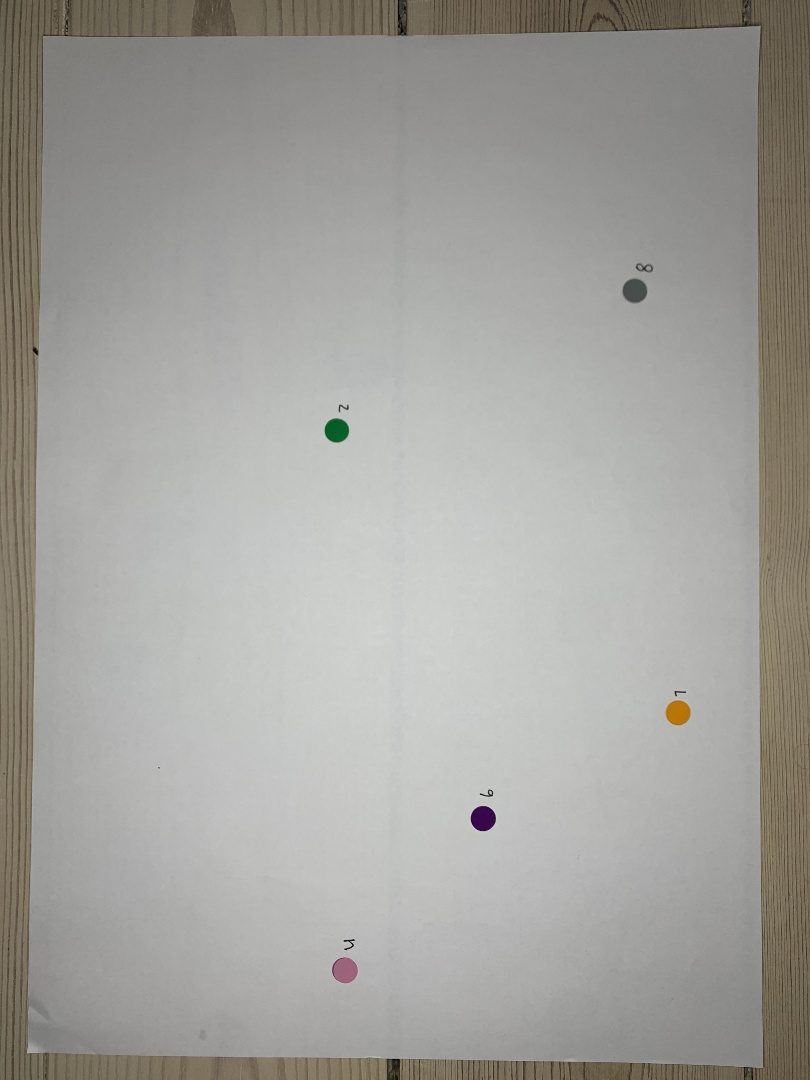
#> input picture experiment_analysis/dtu_round_1_images_scanned/scanned_image_no0.jpg, 810 x 1080 px
$ python -i scanner.py   (imports and definitions only)
#> lines starting #> are read from the running program, lines starting #| are printed output that depends on the picture; after the words box and inside, x2 and y2 are one past the last pixel; in counts of white or black regions, pixels touching at a corner belong together
# Imports
import cv2
import numpy as np
import os
import subprocess

def convert_heic_to_jpg(heic_path, jpg_path):
    subprocess.run(['sips', '-s', 'format', 'jpeg', heic_path, '--out', jpg_path])

class Scanner:
    def __init__(self):
        pass

    # [158 lines left out: functions warp, order_points, find_dest, order_points, four_point_transform, not called in this run]

def simple_scanner(image_path):
    image = cv2.imread(image_path)
#> image is the input picture: shape (1080, 810, 3); mean B, G, R 156.7, 161.3, 162.5
    orig = image.copy()
    ratio = image.shape[0] / 500.0
#> ratio = 2.16
    image = cv2.resize(image, (int(image.shape[1] / ratio), 500))
#> image: shape (500, 375, 3)
    gray = cv2.cvtColor(image, cv2.COLOR_BGR2GRAY)
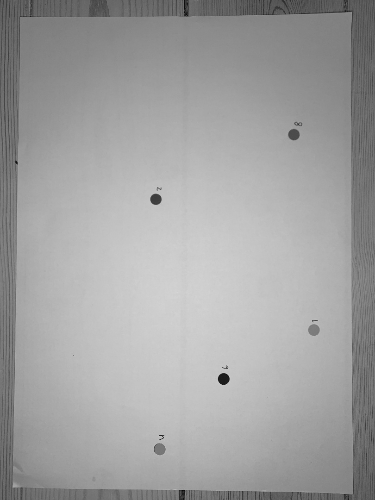
#> gray: shape (500, 375); min 9, max 214, mean 161.1
    gray = cv2.GaussianBlur(gray, (5, 5), 0)
    edged = cv2.Canny(gray, 75, 200)
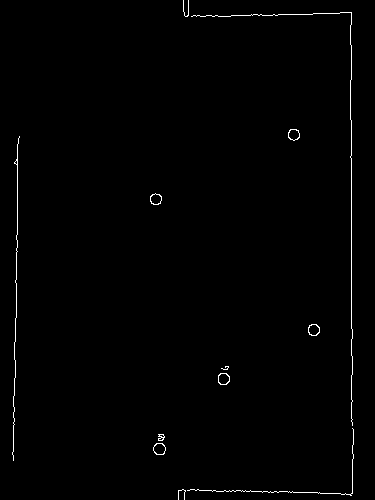
#> edged: shape (500, 375); 0.78% white in thin lines or dots
    cnts, _ = cv2.findContours(edged.copy(), cv2.RETR_LIST, cv2.CHAIN_APPROX_SIMPLE)
#> cnts = 20 contours, 9 with area under 20; largest, box (x1, y1, x2, y2) and area: (153, 443, 166, 455) 112, (218, 373, 230, 385) 108, (308, 324, 320, 336) 104, (153, 443, 166, 455) 102, (288, 129, 300, 141) 100
    cnts = sorted(cnts, key=cv2.contourArea, reverse=True)[:5]
#> cnts = 5 contours; box (x1, y1, x2, y2) and area: (153, 443, 166, 455) 112, (218, 373, 230, 385) 108, (308, 324, 320, 336) 104, (153, 443, 166, 455) 102, (288, 129, 300, 141) 100

    screenCnt = None
    for c in cnts:
        peri = cv2.arcLength(c, True)
        approx = cv2.approxPolyDP(c, 0.02 * peri, True)
        if len(approx) == 4:
            screenCnt = approx
            break
#> this loop made 5 passes
#> peri on passes 1 to 5: 39.56, 38.14, 38.14, 37.21, 38.14

    if screenCnt is None:
        return orig

    cv2.drawContours(image, [screenCnt], -1, (0, 255, 0), 2)
    warped = four_point_transform(orig, screenCnt.reshape(4, 2) * ratio)
    # warped = cv2.cvtColor(warped, cv2.COLOR_BGR2GRAY)
    # T = cv2.adaptiveThreshold(warped, 255, cv2.ADAPTIVE_THRESH_GAUSSIAN_C, cv2.THRESH_BINARY, 11, 2)
    return warped


# [24 lines not run here, left out]

>>> result = simple_scanner('../dtu_round_1_images_scanned/scanned_image_no0.jpg')

$ run again, on experiment_analysis/dtu_round_1_images_scanned/scanned_image_no1.jpg
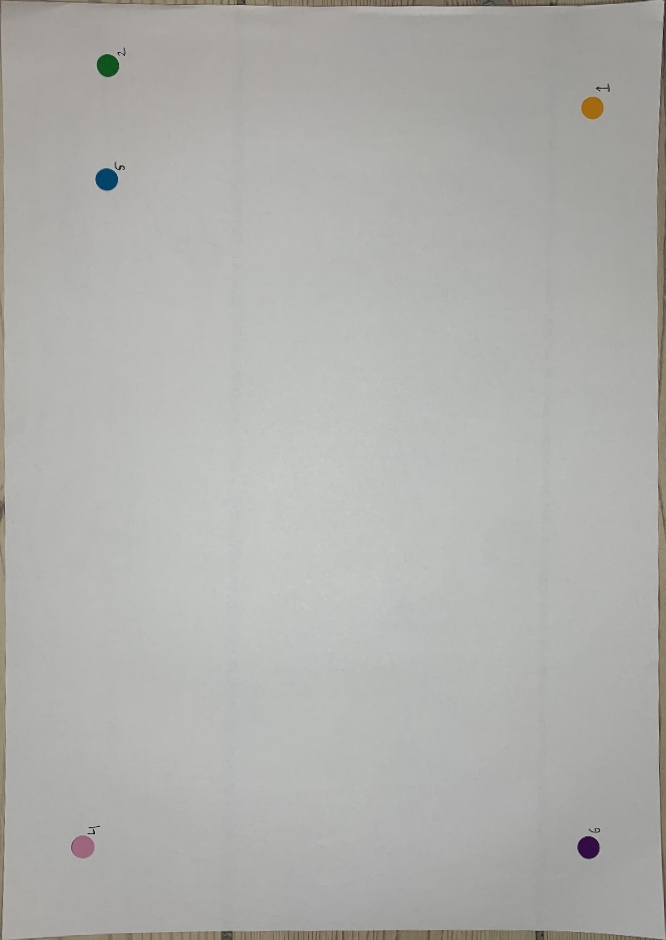
#> input picture experiment_analysis/dtu_round_1_images_scanned/scanned_image_no1.jpg, 666 x 940 px
#> in simple_scanner, image is the input picture: shape (940, 666, 3); mean B, G, R 172.4, 175.6, 175.6
#> image: shape (500, 354, 3)
#> in simple_scanner, `edged = cv2.Canny(gray, 75, 200)`:
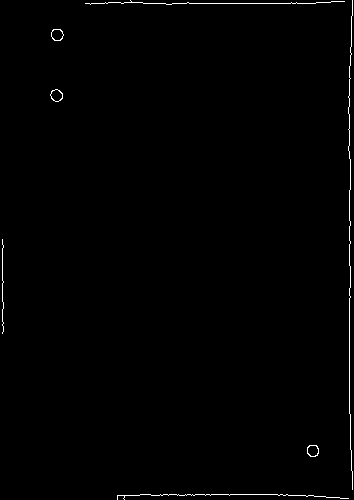
#> edged: shape (500, 354); 0.69% white in thin lines or dots
#> in simple_scanner, `cnts, _ = cv2.findContours(edged.copy(), cv2.RETR_LIST, cv2.CHAIN_APPR..`: cnts = 10 contours, 4 with area under 20; largest, box (x1, y1, x2, y2) and area: (51, 29, 64, 41) 110, (50, 89, 63, 102) 110, (307, 445, 319, 457) 108, (51, 29, 64, 41) 102, (50, 89, 63, 102) 100, (307, 445, 319, 457) 96
#> in simple_scanner, `cnts = sorted(cnts, key=cv2.contourArea, reverse=True)[:5]`: cnts = 5 contours; box (x1, y1, x2, y2) and area: (51, 29, 64, 41) 110, (50, 89, 63, 102) 110, (307, 445, 319, 457) 108, (51, 29, 64, 41) 102, (50, 89, 63, 102) 100
#> the loop in simple_scanner, `for c in cnts:` made 5 passes
#> peri on passes 1 to 5: 39.56, 39.8, 38.73, 37.21, 37.46

$ run again, on experiment_analysis/dtu_round_1_images_scanned/scanned_image_no11.jpg
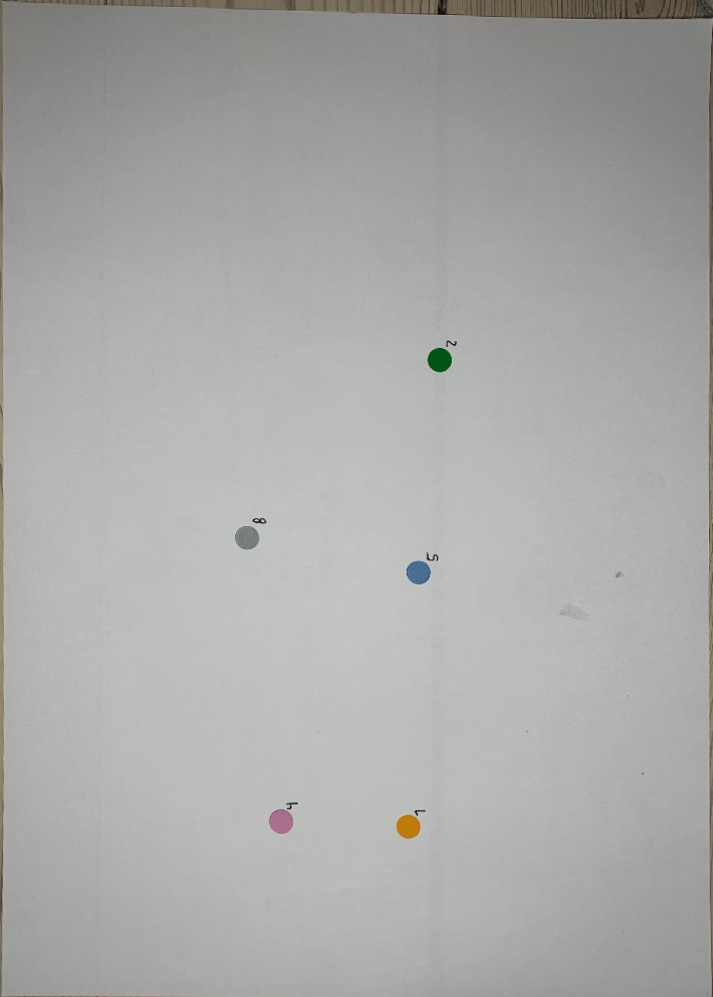
#> input picture experiment_analysis/dtu_round_1_images_scanned/scanned_image_no11.jpg, 713 x 997 px
#> in simple_scanner, image is the input picture: shape (997, 713, 3); mean B, G, R 167.8, 170.1, 169.7
#> image: shape (500, 357, 3)
#> in simple_scanner, `edged = cv2.Canny(gray, 75, 200)`:
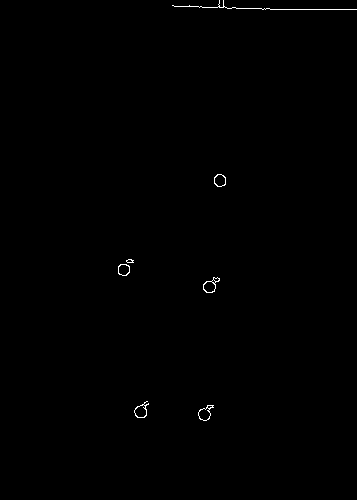
#> edged: shape (500, 357); 0.27% white in thin lines or dots, all inside (x1, y1, x2, y2) = (118, 0, 357, 421)
#> in simple_scanner, `cnts, _ = cv2.findContours(edged.copy(), cv2.RETR_LIST, cv2.CHAIN_APPR..`: cnts = 16 contours, 6 with area under 20; largest, box (x1, y1, x2, y2) and area: (203, 277, 220, 293) 140, (198, 405, 214, 421) 130, (134, 401, 149, 418) 126, (214, 174, 226, 187) 114, (134, 404, 147, 418) 112
#> in simple_scanner, `cnts = sorted(cnts, key=cv2.contourArea, reverse=True)[:5]`: cnts = 5 contours; box (x1, y1, x2, y2) and area: (203, 277, 220, 293) 140, (198, 405, 214, 421) 130, (134, 401, 149, 418) 126, (214, 174, 226, 187) 114, (134, 404, 147, 418) 112
#> the loop in simple_scanner, `for c in cnts:` made 5 passes
#> peri on passes 1 to 5: 56.04, 56.87, 61.7, 39.56, 44.28
